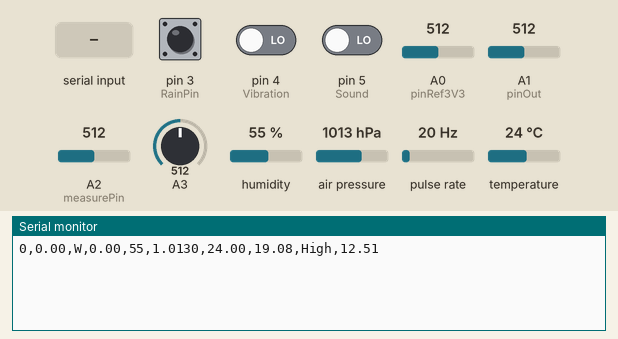
The sketch below on a simulated Arduino Uno, built with avr-gcc and run on an emulated ATmega328P. Parts: the last lines printed to the serial monitor. Wiring (inferred from the names in the program): pulse sensor: data pin 2. Inputs (shaded band) come from the test bench; at power-on: A3 = 512, pin 5 (Sound) LOW, pin 3 (RainPin) HIGH, pin 4 (Vibration) LOW, A0 (pinRef3V3) = 512, A1 (pinOut) = 512, A2 (measurePin) = 512, humidity 55 %, air pressure 1013 hPa, pulse rate 20 Hz, temperature 24 °C.

Above: at 1.2 s.
1.3 s: A3 set to 350
At 3.3 s:
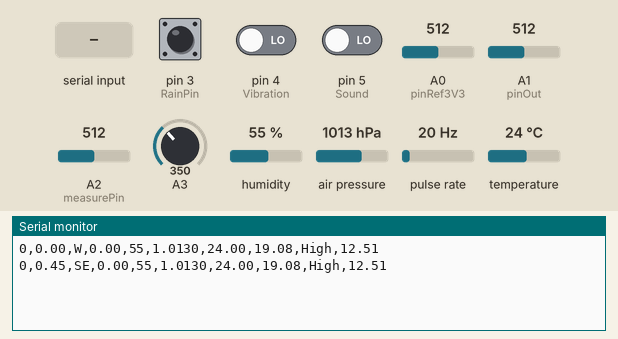
6.5 s: pin 5 (Sound) driven HIGH
At 8.2 s:
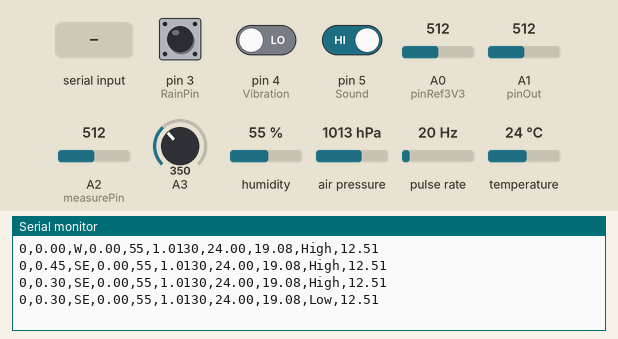
10.5 s: "1\n" received over the second serial link
At 11.9 s:
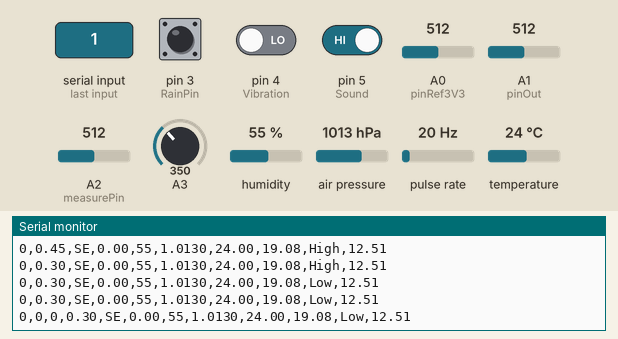
12.5 s: A3 set to 306
At 13.7 s:
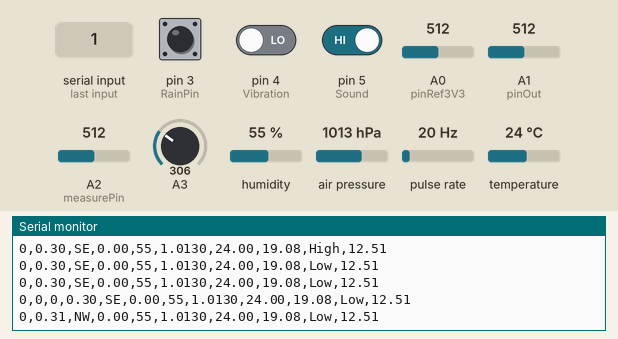
16.5 s: "0\n" received over the second serial link
At 18.2 s:
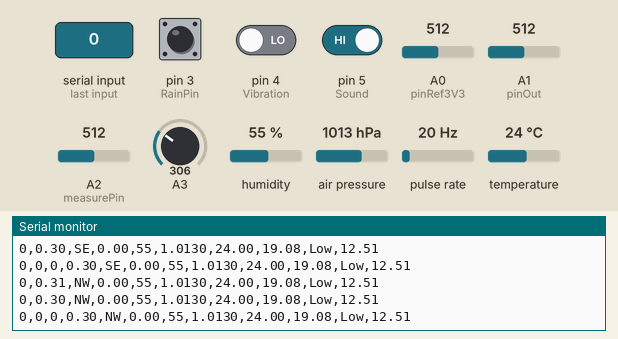
18.5 s: pin 5 (Sound) driven LOW
At 20.4 s:
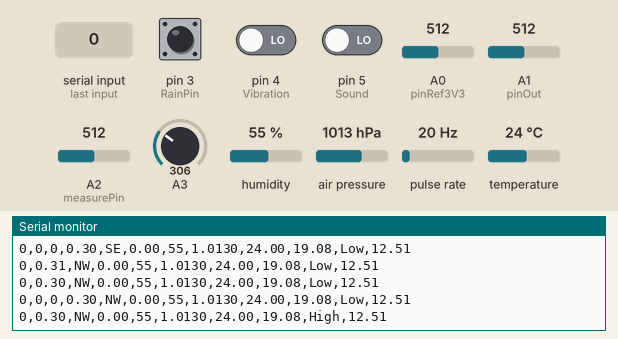

Measured:
- after the input at 1.3 s, the serial monitor: prints a new line after 1.7 s (image 1)
- after the input at 6.5 s, the serial monitor: prints a new line after 0.53 s (image 2)
- after the input at 10.5 s, the serial monitor: prints a new line after 0.54 s (image 3)
- after the input at 12.5 s, the serial monitor: prints a new line after 0.55 s (image 4)
- after the input at 16.5 s, the serial monitor: prints a new line after 0.57 s (image 5)
- after the input at 18.5 s, the serial monitor: prints a new line after 0.58 s (image 6)

The sketch:

mac.ino
```cpp
#include <Wire.h>
#include "SparkFunBME280.h"
#define Offset 0;
BME280 mySensor;
#include <SoftwareSerial.h>

SoftwareSerial mySerial(10, 11); // Rx,Tx

unsigned int pm1 = 0;
unsigned int pm2_5 = 0;
unsigned int pm10 = 0;

int Time;

float Speed;
int AnemoPin = 2;
int AnemoState;
volatile int numRevsAnemometer = 0;

int VaneValue;// raw analog value from wind vane
int Direction;// translated 0 - 360 direction
int CalDirection;// converted value with offset applied
int LastValue;

int TimeRain;

float Rain;
float totalRain;
int RainPin = 3;
int RainState;
volatile int numDropRainGauge = 0;

int pinRef3V3 = A0;
int pinOut = A1;

int Sound = 5;
int Vibration = 4;

int measurePin = A2;
int ledPower = 4;

int samplingTime = 280;
int deltaTime = 40;
int sleepTime = 9680;

float voMeasured = 0;
float calcVoltage = 0;
float dustDensity = 0;

float Voltage;

void setup() {
  Serial.begin(9600);

  mySerial.begin(9600);

  Wire.begin();

  mySensor.beginI2C();
//    if (mySensor.beginI2C() == false) //Begin communication over I2C
//  {
//    Serial.println("The sensor did not respond. Please check wiring.");
//    while(1); //Freeze
//  }

  pinMode(A0, INPUT);
  pinMode(A1, INPUT);
  pinMode(5, INPUT);
  pinMode(A3, INPUT);
  pinMode(2, INPUT);
  pinMode(3, INPUT);
  pinMode(4, INPUT);

  LastValue = 1;

  attachInterrupt(0, countAnemometer, RISING);
  attachInterrupt(1, countRainGauge, FALLING);
}

void loop() {

//-------- For Vibration Sensor ---------
//  int statusVibration = digitalRead(Vibration);
//  Serial.println(statusVibration);
  long measurement =TP_init();
  Serial.print(measurement);
  Serial.print(",");
//---------------------------------------

//-------- For Dust ---------------------
  int index = 0;
  char value;
  char previousValue;

  while (mySerial.available()) {
    value = mySerial.read();
    if ((index == 0 && value != 0x42) || (index == 1 && value != 0x4d)){
//      Serial.println("Cannot find the data header.");
        Serial.print(pm2_5);
        Serial.print(",");
        Serial.print(pm10);
        Serial.print(",");
      break;
    }

    if (index == 4 || index == 6 || index == 8 || index == 10 || index == 12 || index == 14) {
      previousValue = value;
    }
//    else if (index == 5) {
//      pm1 = 256 * previousValue + value;
//      Serial.print("{ ");
//      Serial.print("\"pm1\": ");
//      Serial.print(pm1);
//      Serial.print(", ");
//    }
    else if (index == 7) {
      pm2_5 = 256 * previousValue + value;
//      Serial.print("\"pm2_5\": ");
      Serial.print(pm2_5);
      Serial.print(",");
    }
    else if (index == 9) {
      pm10 = 256 * previousValue + value;
//      Serial.print("\"pm10\": ");
      Serial.print(pm10);
      Serial.print(",");
    }
    else if (index > 15) {
//        Serial.print(pm2_5);
//        Serial.print(",");
//        Serial.print(pm10);
//        Serial.print(",");
      break;
    }
    index++;
  }
  while(mySerial.available()) mySerial.read();
//---------------------------------------

//-------- For Wind Speed ---------------
  AnemoState = digitalRead(AnemoPin); //Read digital signal

//  if (AnemoState == 1) {
//    countAnemometer();
//  }

  if (Time >= 60) {
    Time = 0;
    calcAnemometer();
  }
  Time = Time + 60;

//  Serial.print(numRevsAnemometer);
  Serial.print(Speed);
  Serial.print(",");
//---------------------------------------

//-------- For Wind Direction -----------
  VaneValue = analogRead(A3);
  Direction = map(VaneValue, 0, 1023, 0, 360);
  CalDirection = Direction + Offset;

  if(CalDirection > 360)
  CalDirection = CalDirection - 360;

  if(CalDirection < 0)
  CalDirection = CalDirection + 360;

//  Serial.print(Direction);
  getHeading(CalDirection);
  LastValue = CalDirection;
  Serial.print(",");
//---------------------------------------

//-------- For RainGauge ----------------
  RainState = digitalRead(RainPin); //Read digital signal

//  if (RainState == 0) {
//    countRainGauge();
//  }

  if (TimeRain >= 3600) {
    TimeRain = 0;
    calcRainFall();
  }

  TimeRain = TimeRain + 60;

//  Serial.print(RainState);
//  Serial.print(numDropRainGauge);
  Serial.print(totalRain);
  Serial.print(",");
//---------------------------------------

//-------- For BME280 -------------------
  Serial.print(mySensor.readFloatHumidity(), 0);
  Serial.print(",");
  float Pressure;
    Pressure = mySensor.readFloatPressure()/100000;
  Serial.print(Pressure, 4);
//  Serial.print(mySensor.readFloatPressure(), 0);
  Serial.print(",");
//  Serial.print(mySensor.readFloatAltitudeFeet(), 1);
  Serial.print(mySensor.readTempC(), 2);
  Serial.print(",");
//---------------------------------------

//-------- For UV Sensor ----------------
  int hodnotaUV = prumerAnalogRead(pinOut);
  int hodnotaRef3V3 = prumerAnalogRead(pinRef3V3);

  float napetiOutUV = 3.3 / hodnotaRef3V3 * hodnotaUV;
  float intenzitaUV = prevodNapetiIntenzita(napetiOutUV, 0.96, 2.8, 0.0, 15.0);

  intenzitaUV = intenzitaUV;

  Serial.print(intenzitaUV);
  Serial.print(",");
//---------------------------------------

//-------- For Sound Sensor -------------
  int statusSound = digitalRead(Sound);
  if (statusSound == 1) {
  Serial.print("Low");
  Serial.print(",");
  }
  else {
  Serial.print("High");
  Serial.print(",");
  }
//---------------------------------------

//-------- For Voltage Sensor -----------
  float RealVoltage;
  Voltage = analogRead(A2);
  RealVoltage = Voltage * 25 / 1023;
  Serial.println(RealVoltage);
//---------------------------------------

  delay(1000);
}

//--------- For UV sensor ---------------
int prumerAnalogRead(int pinToRead) {
  byte numberOfReadings = 8;
  unsigned int runningValue = 0;

  for(int x = 0 ; x < numberOfReadings ; x++)
    runningValue += analogRead(pinToRead);
  runningValue /= numberOfReadings;

  return(runningValue);
}

float prevodNapetiIntenzita(float x, float in_min, float in_max,float out_min, float out_max) {
  return (x - in_min) * (out_max - out_min) / (in_max - in_min) + out_min;
}
//---------------------------------------

//--------- For Vibration Sensor --------
long TP_init(){
  long measurement=pulseIn (Vibration, HIGH);
  return measurement;
}
//---------------------------------------

//--------- For Wind Speed --------------
void countAnemometer() {
  numRevsAnemometer++;
}

void calcAnemometer() {
  int D = 4;
  Speed = D * numRevsAnemometer * 0.001885; //rpm to km/hr
  numRevsAnemometer = 0;
}
//---------------------------------------

//--------- For Wind Direction ----------
void getHeading(int direction) {
if(direction < 22)
Serial.print("N");
else if (direction < 43)
Serial.print("NE");
else if (direction < 67)
Serial.print("E");
else if (direction < 109)
Serial.print("NW");
else if (direction < 149)
Serial.print("SE");
else if (direction < 182)
Serial.print("W");
else if (direction < 208)
Serial.print("SW");
else if (direction < 221)
Serial.print("S");
else
Serial.print("No");
}
//---------------------------------------

//--------- For Rain Gauge --------------
void countRainGauge() {
  numDropRainGauge++;
}

void calcRainFall() {
  float Vol = 0.2794;
  Rain = Vol * (numDropRainGauge);
  totalRain = totalRain + Rain;
  numDropRainGauge = 0;
}
//---------------------------------------
```
